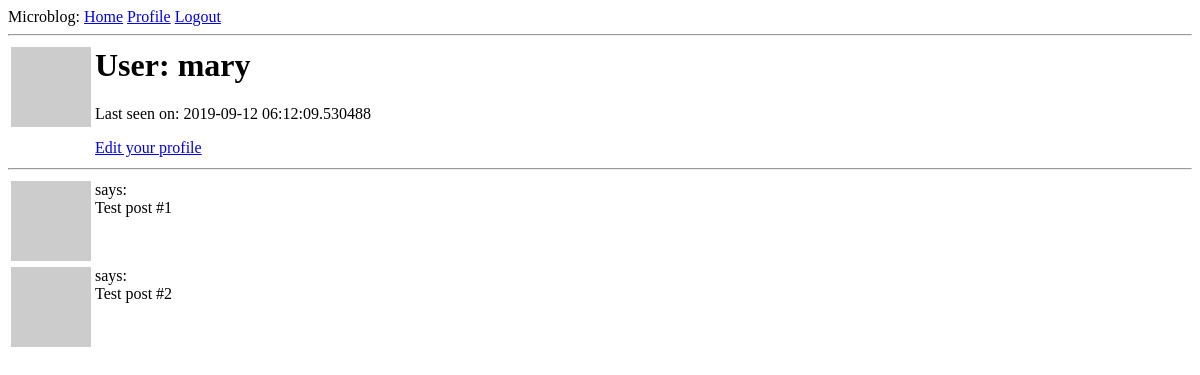
The page /user/mary (signed in) on the database as committed earlier.
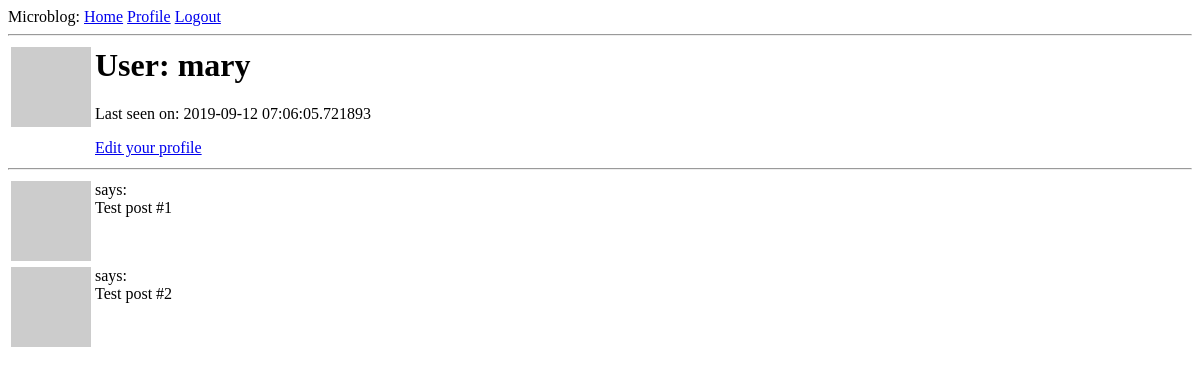
The same page on the database as committed later.
### mblog/models.py (models this page shows, shortened)
class User(UserMixin, db.Model):
    id = db.Column(db.Integer, primary_key=True)
    user_name = db.Column(db.String(64), index=True, unique=True)
    email_id = db.Column(db.String(256), index=True, unique=True)
    password_hash = db.Column(db.String(128))
    posts = db.relationship('Post', backref='author', lazy='dynamic')
    about_me = db.Column(db.String(256))
    last_seen = db.Column(db.DateTime, default=datetime.utcnow)
    def avatar(self, size):
        digest = md5(self.email_id.lower().encode('utf-8')).hexdigest()
        return 'https://www.gravatar.com/avatar/{}?d=identicon&s={}'.format(
            digest, size)

### mblog/routes.py (the view)
@app.route('/user/<username>')
@login_required
def user(username):
    user = User.query.filter_by(user_name=username).first_or_404()
    posts = [
        {'author': user, 'body': 'Test post #1'},
        {'author': user, 'body': 'Test post #2'}
    ]
    return render_template('user.html', user=user, posts=posts)

### mblog/models.py (called while the page is built)
@login.user_loader
def load_user(id):
    return User.query.get(int(id))

### mblog/routes.py (called while the page is built)
@app.before_request
def before_request():
    if current_user.is_authenticated:
        current_user.last_seen = datetime.utcnow()
        db.session.commit()

### mblog/templates/user.html (shortened to what this page needs)
{% extends "base.html" %}
{% block content %}
    <table>
        <tr valign="top">
            <td><img src="{{ user.avatar(128) }}"></td>
            <td>
                <h1>User: {{ user.user_name }}</h1>
                {% if user.last_seen %}
                    <p>Last seen on: {{ user.last_seen }}</p>
                {% endif %}
                {% if user == current_user %}
                    <p><a href="{{ url_for('edit_profile') }}">Edit your profile</a></p>
                {% endif %}
            </td>
        </tr>
    </table>
    <hr>
    {% for post in posts %}
        {% include "_post.html" %}
    {% endfor %}
{% endblock %}

### mblog/templates/base.html (shortened to what this page needs)
<html>
    <head>
    </head>
    <body>
        <div>
              Microblog:
              <a href="{{ url_for('index') }}">Home</a>
              {% if current_user.is_anonymous %}
                  <a href="{{ url_for('login') }}">Login</a>
              {% else %}
                  <a href="{{ url_for('user', username=current_user.user_name) }}">Profile</a>
                  <a href="{{ url_for('logout') }}">Logout</a>
              {% endif %}
        </div>
        <hr>
        {% block content %}{% endblock %}
    </body>
</html>

### mblog/templates/_post.html
<table>
    <tr valign="top">
        <td><img src="{{ post.author.avatar(36) }}"></td>
        <td>{{ post.author.username }} says:<br>{{ post.body }}</td>
    </tr>
</table>

Rows that differ between the two databases and show on the page:
changed User "mary": last_seen "2019-09-12 06:12:09.530488" → "2019-09-12 07:06:05.721893"
